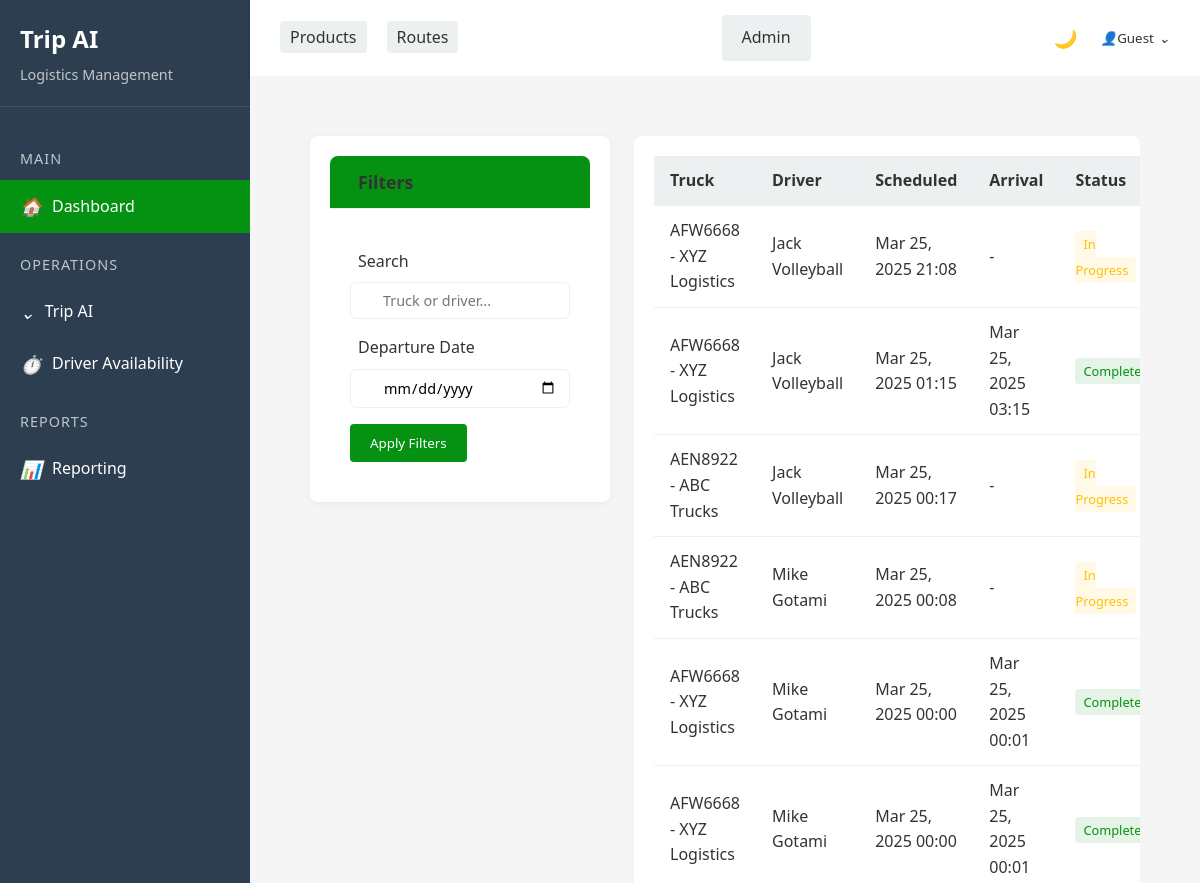
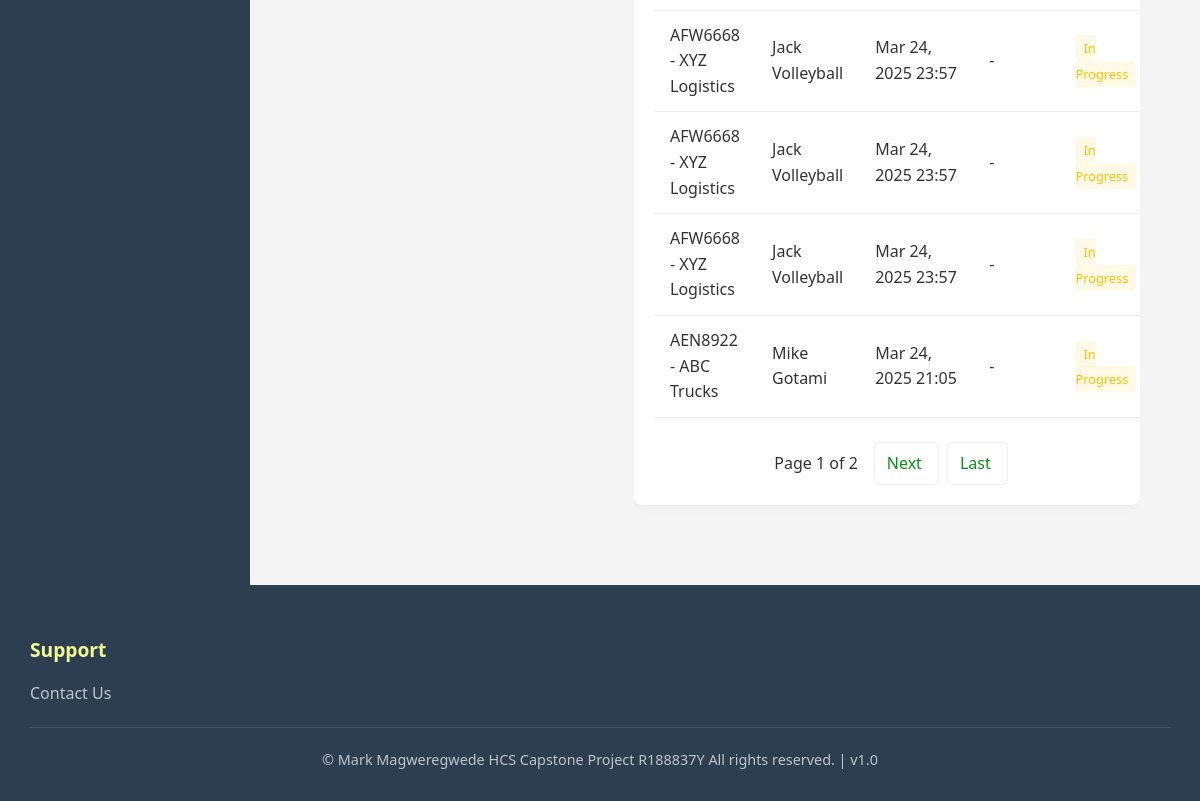
The app's page /app/trip/, older data (2 pictures, top to bottom).
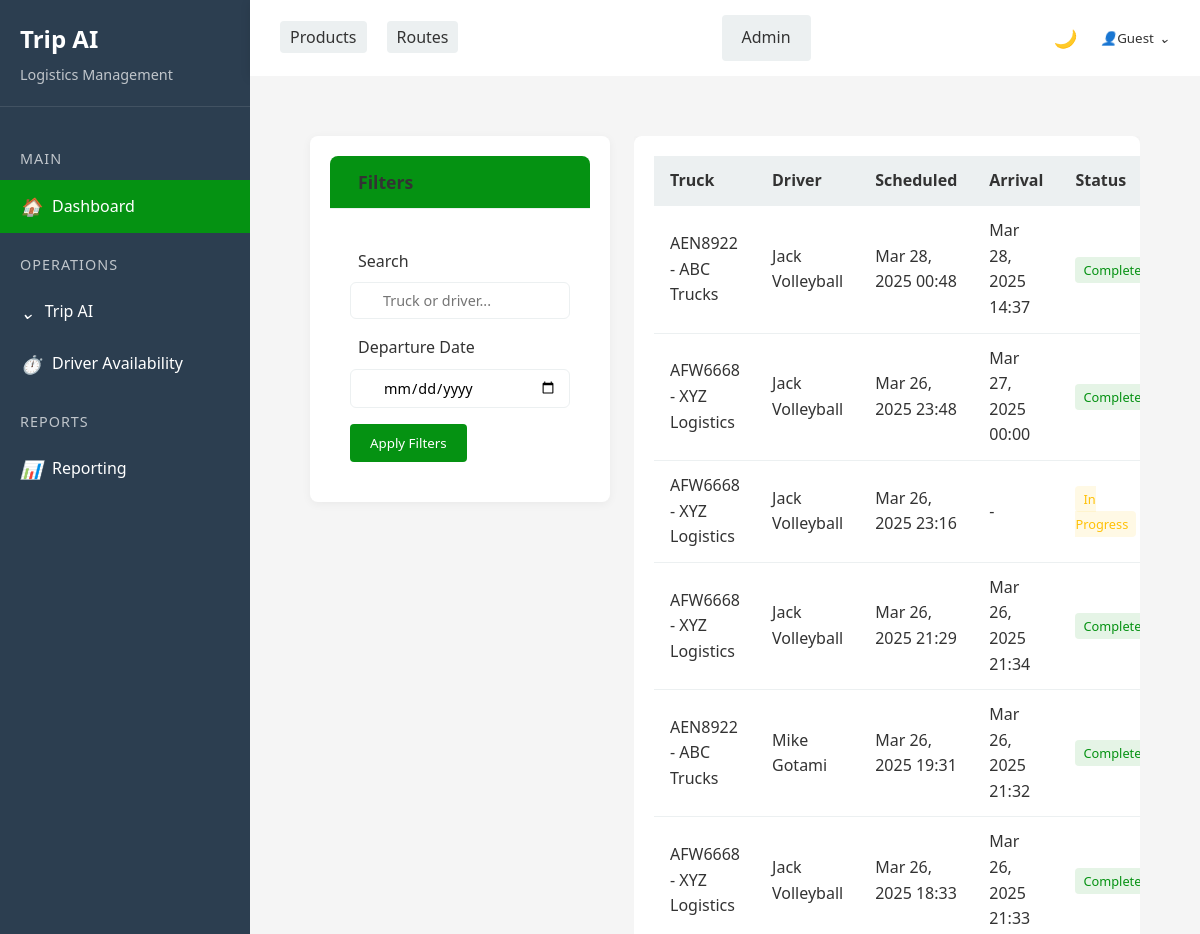
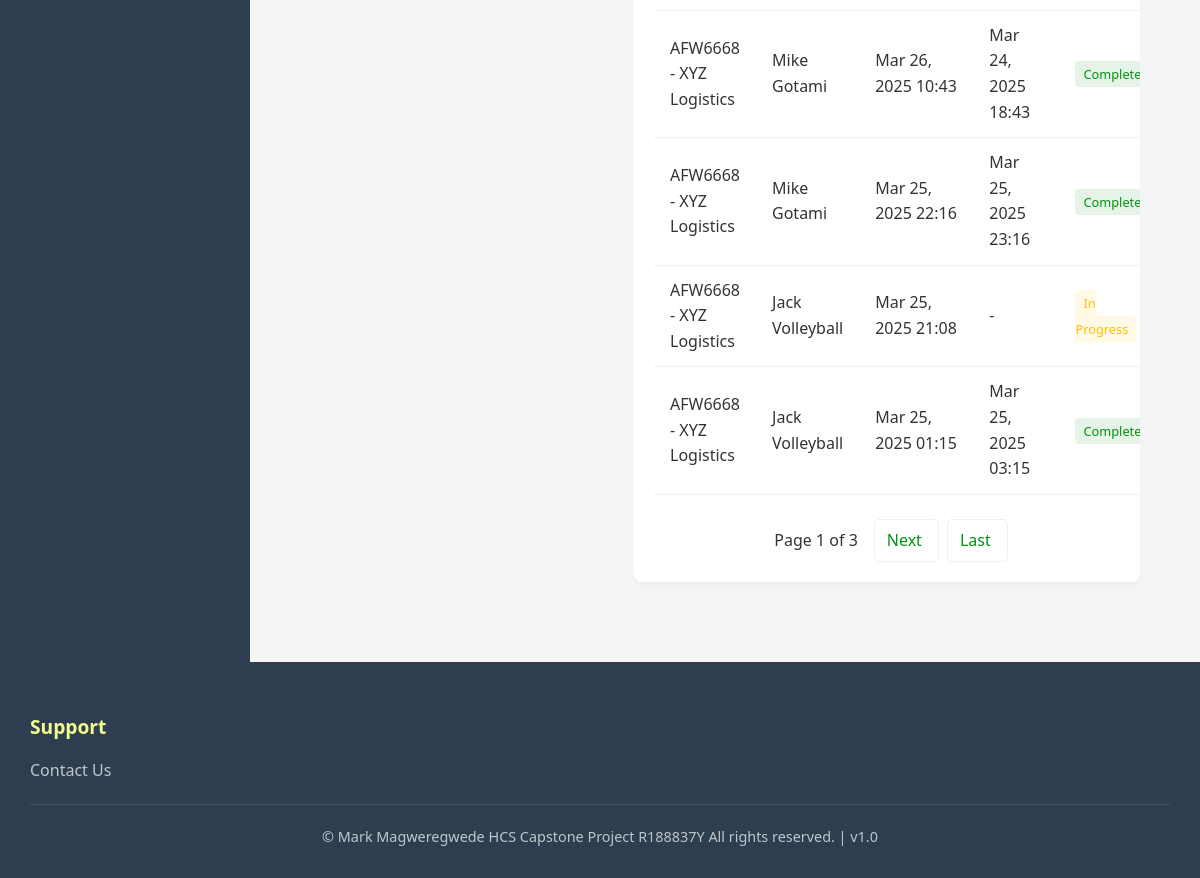
The same page, newer data (2 pictures, top to bottom).
### triplog/models.py (models this page shows, shortened)
class Trip(models.Model):
    truck = models.ForeignKey(Truck, on_delete=models.CASCADE, related_name="trips")
    driver = models.ForeignKey(Driver, on_delete=models.CASCADE, related_name="trips")
    departure_time = models.DateTimeField()
    arrival_time = models.DateTimeField(null=True, blank=True)
    status = models.CharField(max_length=20, choices=[("Ongoing", "Ongoing"), ("Completed", "Completed")], default="Ongoing")
    clerk = models.ForeignKey("auth.User",on_delete=models.CASCADE)
    def get_absolute_url(self):
        return reverse("trip_detail", kwargs={"pk": self.pk})

class Truck(models.Model):
    plate_number = models.CharField(max_length=7, unique=True)
    capacity_kg = models.FloatField()
    truck_company = models.ForeignKey(TruckCompany, on_delete=models.CASCADE, related_name="trucks")
    status = models.CharField(max_length=50, choices=[("Active", "Active"),("In Use", "In Use"),("Maintenance", "Maintenance")])
    def __str__(self):
        return f"{self.plate_number} - {self.truck_company.name}"

class TruckCompany(models.Model):
    name = models.CharField(max_length=255)
    contact = models.CharField(max_length=20)
    email = models.CharField(max_length=30)
    address = models.CharField(max_length=255)

class Driver(models.Model):
    name = models.CharField(max_length=255)
    license_number = models.CharField(max_length=10, unique=True)
    assigned_truck = models.OneToOneField(
        Truck, on_delete=models.SET_NULL, null=True, blank=True,unique=True)
    contact = models.CharField(max_length=10)
    def __str__(self):
        return self.name

### triplog/views.py (the view)
# urls.py: path("trip/", TripListView.as_view(), name="trip_list"),
class TripListView(ListView):
    model = Trip
    template_name = "trip/trip_list.html"
    context_object_name = "trip_list"
    paginate_by = 10
    def get_queryset(self):
        queryset = super().get_queryset()
        search_query = self.request.GET.get('search')
        if search_query:
            queryset = queryset.filter(
                Q(truck__plate_number__icontains=search_query) |
                Q(driver__name__icontains=search_query)
            )
        departure_date = self.request.GET.get('departure_date')
        if departure_date:
            try:
                date_obj = datetime.strptime(departure_date, '%Y-%m-%d').date()
                queryset = queryset.filter(departure_time__date=date_obj)
            except ValueError:
                pass
        status = self.request.GET.get('status')
        if status:
            queryset = queryset.filter(status__iexact=status)  # case insensitive
        if self.request.GET.get('sort') == 'departure_time':
            queryset = queryset.order_by('departure_time')
        else:
            queryset = queryset.order_by('-departure_time')  # newest first by default
        return queryset.select_related('truck', 'driver')

### templates/trip/trip_list.html (shortened to what the changed rows need)
{% extends 'base.html' %}
{% block content %}
<div class="content-area">
    <div class="trips-layout">
        <div class="filters-column">
            <div class="card filter-card">
                <div class="card-header">
                    <h2> Filters</h2>
                </div>
            </div>
        </div>
        <div class="table-column">
            <div class="card">
                <div class="card-body">
                    <div class="table-responsive">
                        <table class="trip-table">
                            <thead>
                                <tr>
                                    <th>Truck</th>
                                    <th>Driver</th>
                                    <th>Scheduled
                                    </th>
                                    <th>Arrival</th>
                                    <th>Status</th>
                                </tr>
                            </thead>
                            <tbody>
                                {% for trip in trip_list %}
                                <tr class="clickable-row" data-href="{{ trip.get_absolute_url }}">
                                    <td>
                                        <a href="{{ trip.get_absolute_url }}" class="trip-link">
                                             {{ trip.truck }}
                                        </a>
                                    </td>
                                    <td>
                                         {{ trip.driver }}
                                    </td>
                                    <td>{{ trip.departure_time|date:"M d, Y H:i" }}</td>
                                    <td>{{ trip.arrival_time|date:"M d, Y H:i"|default:"-" }}</td>
                                    <td>
                                        <span
                                            class="status-badge {% if trip.arrival_time %}completed{% else %}in-progress{% endif %}">
                                            {% if trip.arrival_time %}Completed{% else %}In Progress{% endif %}
                                        </span>
                                    </td>
                                </tr>
                                {% endfor %}
                            </tbody>
                        </table>
                    </div>
                    {% if is_paginated %}
                    <div class="pagination">
                        <div class="pagination-links">
                            <span class="current-page">
                                Page {{ page_obj.number }} of {{ page_obj.paginator.num_pages }}
                            </span>
                            {% if page_obj.has_next %}
                            <a href="?page={{ page_obj.next_page_number }}"
                                class="page-link">
                                Next
                            </a>
                            <a href="?page={{ page_obj.paginator.num_pages }}"
                                class="page-link">
                                Last
                            </a>
                            {% endif %}
                        </div>
                    </div>
                    {% endif %}
                </div>
            </div>
        </div>
    </div>
</div>
{% endblock %}

Row changes from the older to the newer data that the page shows:
no longer on this page (row unchanged): Trip: truck "AEN8922 - ABC Trucks", driver "Jack Volleyball", departure_time "Mar 25, 2025 00:17", arrival_time "-", shows "In Progress"
no longer on this page (row edited): Trip: truck "AEN8922 - ABC Trucks", driver "Mike Gotami", departure_time "Mar 25, 2025 00:08", arrival_time "-", shows "In Progress"
no longer on this page (row unchanged): Trip: truck "AFW6668 - XYZ Logistics", driver "Mike Gotami", departure_time "Mar 25, 2025 00:00", arrival_time "Mar 25, 2025 00:01", shows "Completed"
no longer on this page (row unchanged): Trip: truck "AFW6668 - XYZ Logistics", driver "Mike Gotami", departure_time "Mar 25, 2025 00:00", arrival_time "Mar 25, 2025 00:01", shows "Completed"
no longer on this page (row unchanged): Trip: truck "AFW6668 - XYZ Logistics", driver "Jack Volleyball", departure_time "Mar 24, 2025 23:57", arrival_time "-", shows "In Progress"
no longer on this page (row unchanged): Trip: truck "AFW6668 - XYZ Logistics", driver "Jack Volleyball", departure_time "Mar 24, 2025 23:57", arrival_time "-", shows "In Progress"
no longer on this page (row unchanged): Trip: truck "AFW6668 - XYZ Logistics", driver "Jack Volleyball", departure_time "Mar 24, 2025 23:57", arrival_time "-", shows "In Progress"
no longer on this page (row unchanged): Trip: truck "AEN8922 - ABC Trucks", driver "Mike Gotami", departure_time "Mar 24, 2025 21:05", arrival_time "-", shows "In Progress"
added Trip: truck "AEN8922 - ABC Trucks", driver "Jack Volleyball", departure_time "Mar 28, 2025 00:48", arrival_time "Mar 28, 2025 14:37", shows "Completed"
added Trip: truck "AFW6668 - XYZ Logistics", driver "Jack Volleyball", departure_time "Mar 26, 2025 23:48", arrival_time "Mar 27, 2025 00:00", shows "Completed"
added Trip: truck "AFW6668 - XYZ Logistics", driver "Jack Volleyball", departure_time "Mar 26, 2025 23:16", arrival_time "-", shows "In Progress"
added Trip: truck "AFW6668 - XYZ Logistics", driver "Jack Volleyball", departure_time "Mar 26, 2025 21:29", arrival_time "Mar 26, 2025 21:34", shows "Completed"
added Trip: truck "AEN8922 - ABC Trucks", driver "Mike Gotami", departure_time "Mar 26, 2025 19:31", arrival_time "Mar 26, 2025 21:32", shows "Completed"
added Trip: truck "AFW6668 - XYZ Logistics", driver "Jack Volleyball", departure_time "Mar 26, 2025 18:33", arrival_time "Mar 26, 2025 21:33", shows "Completed"
now on this page (row edited): Trip: truck "AFW6668 - XYZ Logistics", driver "Mike Gotami", departure_time "Mar 26, 2025 10:43", arrival_time "Mar 24, 2025 18:43", shows "Completed"
added Trip: truck "AFW6668 - XYZ Logistics", driver "Mike Gotami", departure_time "Mar 25, 2025 22:16", arrival_time "Mar 25, 2025 23:16", shows "Completed"
Text that changed along with them:
{{ page_obj.paginator.num_pages }}: "2" → "3"
